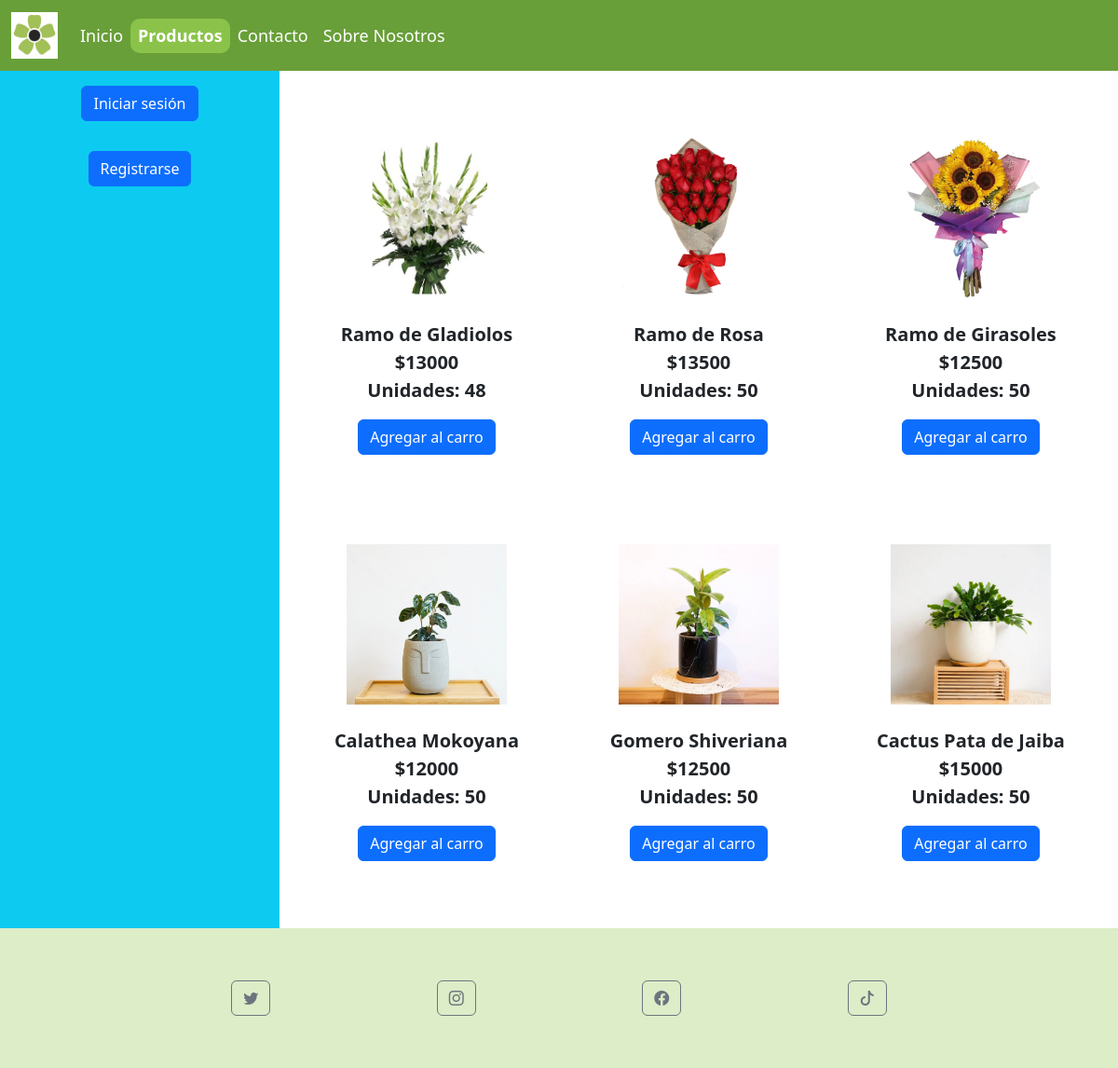
/Webapp/productos, run on an earlier commit of the app's database.
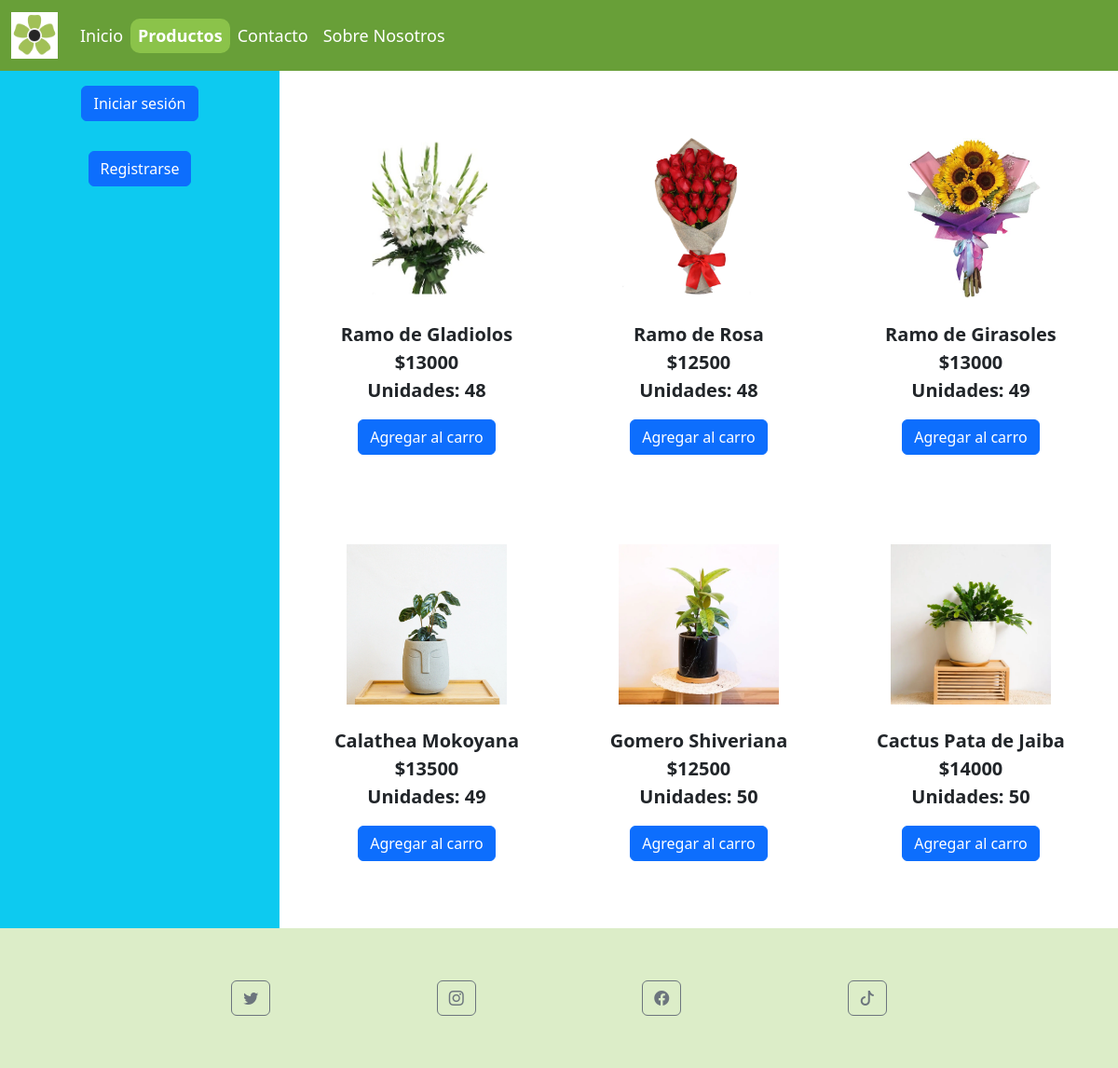
And on a later commit of the database.
### Webapp/models.py (models this page shows, shortened)
class producto(models.Model):
    idProducto = models.AutoField(primary_key=True)
    nombreProducto = models.CharField(max_length=20, blank=False, null=False)
    precioProducto = models.IntegerField()
    stockProducto = models.IntegerField()

### Webapp/views.py (the view)
# urls.py: path("productos", views.productos, name="productos"),
def productos(request):
    pro = producto.objects.all()
    carrito = Carrito(request)
    total = carrito.obtener_total()
    context = {
        "producto": pro,
        "total": total,
    }
    return render(request, "pages/productos.html", context)

### Webapp/carro.py (called while the page is built)
    def obtener_total(self):
      total = 0
      for item in self.carrito.values():
          total += item["acumulado"]
      return total

### Webapp/templates/pages/productos.html (shortened to what the changed rows need)
<!DOCTYPE html>
<html lang="en">
<head>
  {% load static %}
  <link rel="stylesheet" href="{% static 'css/styles.css' %}">
  <link rel="stylesheet" href="https://cdn.jsdelivr.net/npm/bootstrap-icons@1.10.5/font/bootstrap-icons.css">
  <link href="https://cdn.jsdelivr.net/npm/bootstrap@5.3.0/dist/css/bootstrap.min.css" rel="stylesheet">
</head>
<body>
<main>
  <div class="container-fluid">
    <div class="row d-flex">
      <div class="col-9 col-md-9 p-4">
        <div class="row productos">
            <div class="col-12 col-md-4 mb-5 d-flex justify-content-end align-items-center flex-column">
                <img src="{% static 'img/ramo-de-18-rosas-en-arpillers.png' %}" class="img-fluid px-2 px-md-5 mb-4">
              <p class="text-center">{{producto.1.nombreProducto}}<br>
                ${{producto.1.precioProducto}} <br>
                <span>Unidades:</span> {{producto.1.stockProducto}}
              </p>
              <a href="{% url 'agregarProducto' producto.1.idProducto %}" class="btn btn-primary">Agregar al carro</a>
            </div>
            <div class="col-12 col-md-4 mb-5 d-flex justify-content-end align-items-center flex-column">
                <img src="{% static 'img/RAMO-DE-10-GIRSAOLES-Y-GYPSUPHILIA.png' %}" class="img-fluid px-2 px-md-5 mb-4">
              <p class="text-center">{{producto.2.nombreProducto}}<br>
                ${{producto.2.precioProducto}} <br>
                <span>Unidades:</span> {{producto.2.stockProducto}}
              </p>
              <a href="{% url 'agregarProducto' producto.2.idProducto %}" class="btn btn-primary">Agregar al carro</a>
            </div>
        </div>
        <div class="row productos">
          <div id="productos" class="col-12 col-md-4 my-5 d-flex justify-content-center align-items-center flex-column">
            <img src="{% static 'img/Calathea_Mokoyana.webp' %}" class="img-fluid px-2 px-md-5 mb-4">
            <p class="text-center">{{producto.3.nombreProducto}}<br>
              ${{producto.3.precioProducto}} <br>
              <span>Unidades:</span> {{producto.3.stockProducto}}
            </p>
            <a href="{% url 'agregarProducto' producto.3.idProducto %}" class="btn btn-primary">Agregar al carro</a>
          </div>
          <div id="productos" class="col-12 col-md-4 mb-5 d-flex justify-content-end align-items-center flex-column">
            <img src="{% static 'img/Pata-de-Jaiba.webp' %}" class="img-fluid px-2 px-md-5 mb-4">
            <p class="text-center">{{producto.5.nombreProducto}}<br>
              ${{producto.5.precioProducto}} <br>
              <span>Unidades:</span> {{producto.5.stockProducto}}
            </p>
            <a href="{% url 'agregarProducto' producto.5.idProducto %}" class="btn btn-primary">Agregar al carro</a>
          </div>
        </div>
      </div>
    </div>
  </div>
</main>
</body>
</html>

What changed in the data, as far as the page shows it:
changed producto "Ramo de Rosa": precioProducto "13500" → "12500"; stockProducto "50" → "48"
changed producto "Ramo de Girasoles": precioProducto "12500" → "13000"; stockProducto "50" → "49"
changed producto "Calathea Mokoyana": precioProducto "12000" → "13500"; stockProducto "50" → "49"
changed producto "Cactus Pata de Jaiba": precioProducto "15000" → "14000"
